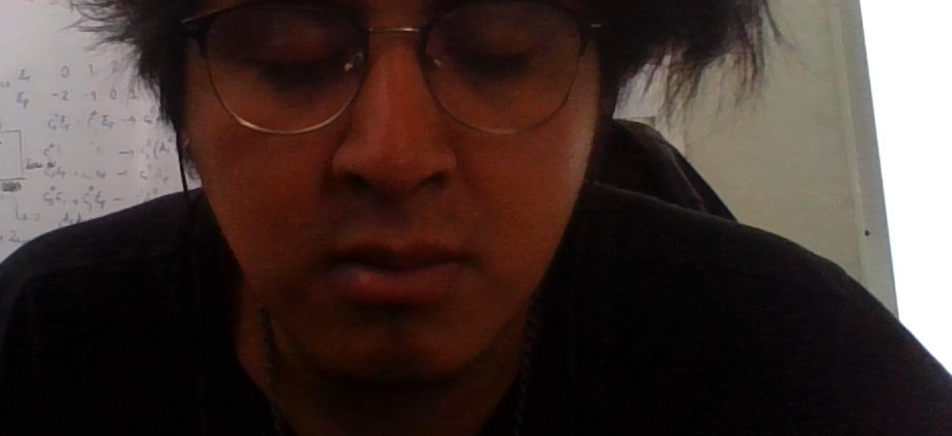
#> input picture PSI/Images/opencv_frame_0.png, 952 x 436 px, found by its file name
$ python RGB_to_GrayScale.py   (older library calls are emulated)
#> lines starting #> are read from the running program, lines starting #| are printed output that depends on the picture
import matplotlib.pyplot as plt
import cv2

image = cv2.imread('images\\opencv_frame_0.png')
#> image is the input picture: shape (436, 952, 3); mean B, G, R 48.7, 53.1, 68.3
print(image.shape)
#| (436, 952, 3)

gray_image = cv2.cvtColor(image, cv2.COLOR_BGR2GRAY)
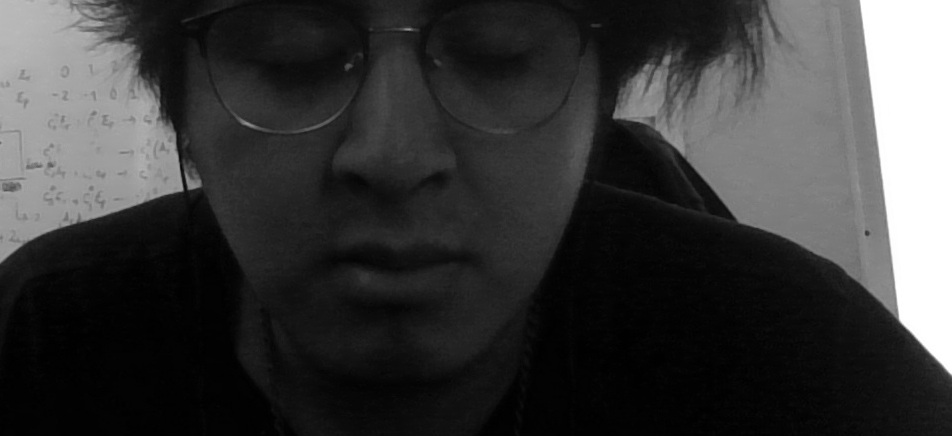
#> gray_image: shape (436, 952); min 0, max 255, mean 57.2
print(gray_image.shape)
#| (436, 952)
A=[]
for i in range(0, len(gray_image[0, :])):
    A.append(max(gray_image[:, i]))
#> after the loop, A = 952 values, max 255 at index 861, min 31 at index 609, mean 126.2

print(max(A))
#| 255
cv2.imwrite('gray.jpg', gray_image)
'''Now if you load the image:'''
plt.imshow(gray_image)
plt.show()
image = cv2.imread('gray.jpg')
#> image: shape (436, 952, 3); min 0, max 255, mean 57.2
print(image.shape)
#| (436, 952, 3)


'''It seems that you have saved the image as BGR, however it is not true, it is just opencv, by default it reads the image with 3 channels, and in the case it is grayscale it copies its layer three times. If you load again the image with scipy you could see that the image is indeed grayscale:'''

image2 = plt.imread('gray.jpg')
#> image2: shape (436, 952); min 0, max 255, mean 57.2
print(image2.shape)
#| (436, 952)

'''So if you want to load a grayscale image you will need to set CV_LOAD_IMAGE_GRAYSCALE flag:
For opencv2 use:
image = cv2.imread('gray.jpg', cv2.CV_LOAD_IMAGE_GRAYSCALE)
For opencv 3 and up use'''

image = cv2.imread('gray.jpg', cv2.IMREAD_GRAYSCALE)
print(image.shape)
#| (436, 952)

$ run again, with PSI/Images/opencv_frame_10.png copied over PSI/Images/opencv_frame_0.png
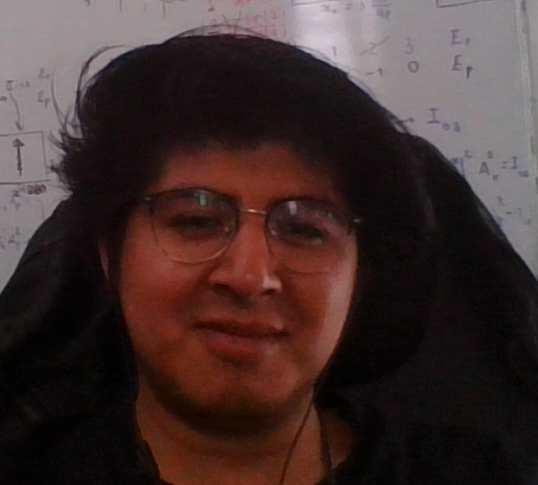
#> input picture PSI/Images/opencv_frame_10.png, 538 x 485 px, found by its file name
#> image is the input picture: shape (485, 538, 3); mean B, G, R 46.8, 48.5, 66.2
#| (485, 538, 3)
#> `gray_image = cv2.cvtColor(image, cv2.COLOR_BGR2GRAY)`:
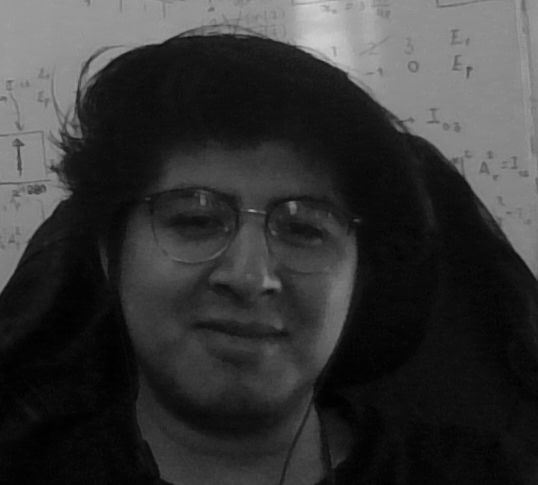
#> gray_image: shape (485, 538); min 0, max 207, mean 53.6
#| (485, 538)
#> after the loop `for i in range(0, len(gray_image[0, :])):`: A = 538 values, max 207 at index 306, min 141 at index 514, mean 156.1
#| 207
#| (485, 538, 3)
#| (485, 538)
#| (485, 538)

$ run again, with PSI/Images/opencv_frame_11.png copied over PSI/Images/opencv_frame_0.png
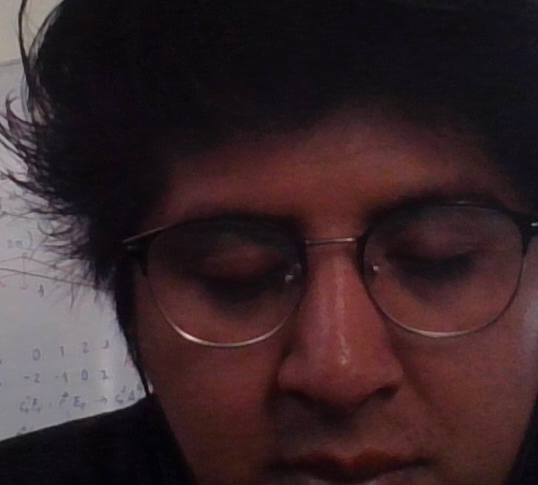
#> input picture PSI/Images/opencv_frame_11.png, 538 x 485 px, found by its file name
#> image is the input picture: shape (485, 538, 3); mean B, G, R 41.7, 38.7, 57
#| (485, 538, 3)
#> `gray_image = cv2.cvtColor(image, cv2.COLOR_BGR2GRAY)`:
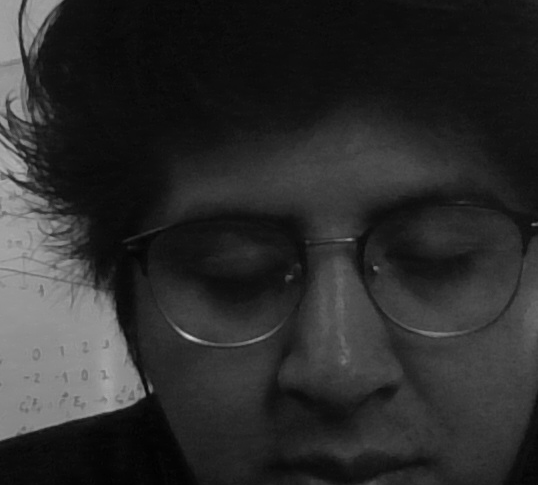
#> gray_image: shape (485, 538); min 1, max 211, mean 44.5
#| (485, 538)
#> after the loop `for i in range(0, len(gray_image[0, :])):`: A = 538 values, max 211 at index 190, min 48 at index 146, mean 110.7
#| 211
#| (485, 538, 3)
#| (485, 538)
#| (485, 538)
